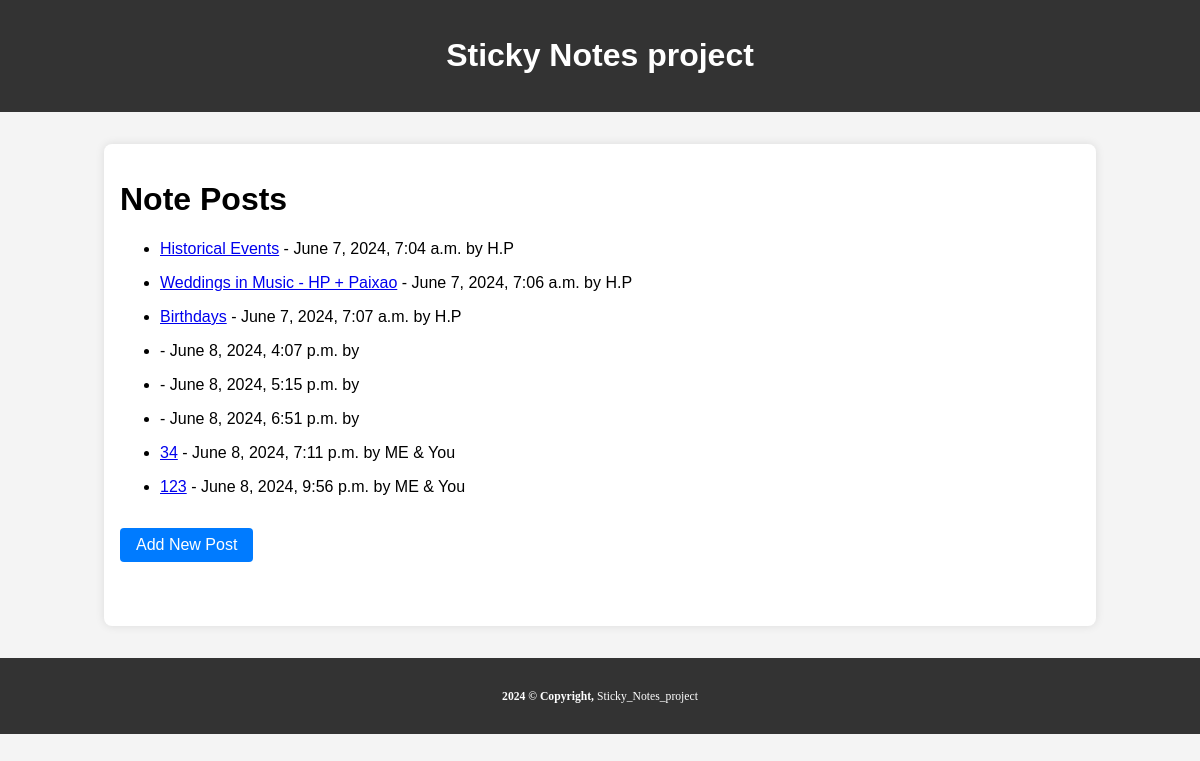
Before: / with the older database file.
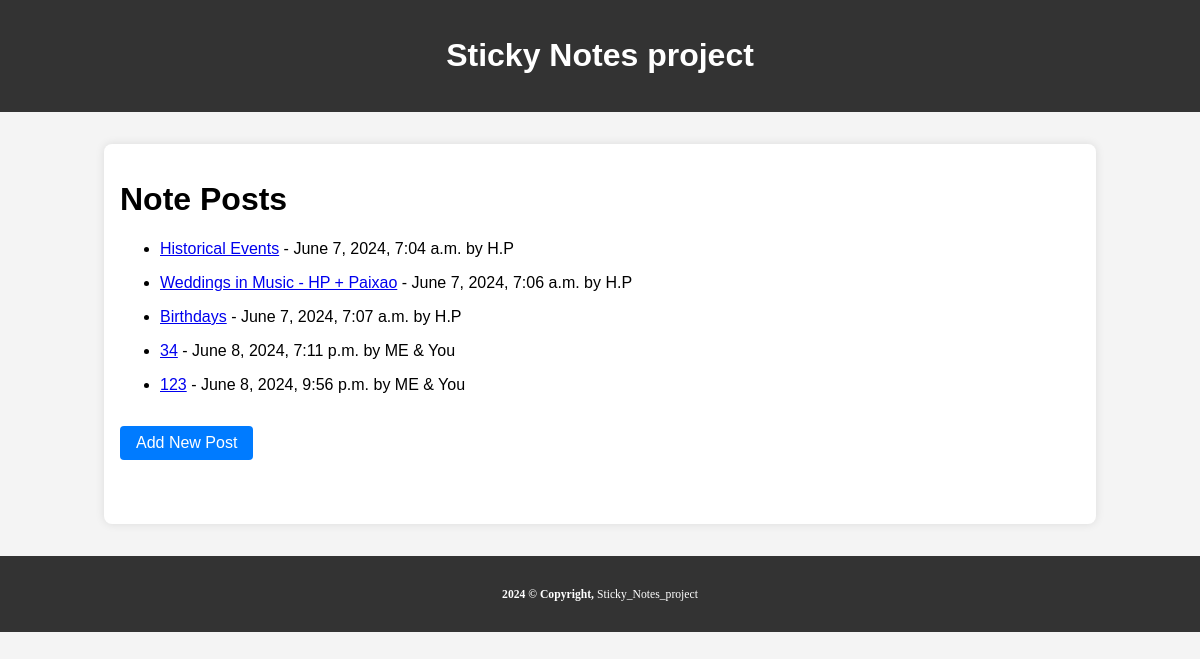
After: the same page with the newer database file.
### note_post/models.py (models this page shows, shortened)
class NotePost(models.Model):
    title = models.CharField(max_length=200)
    content = models.TextField()
    created_at = models.DateTimeField(auto_now_add=True)
    author = models.CharField(max_length=30)

### note_post/views.py (the view)
# urls.py: path('', views.index, name='index'),
def index(request):
    posts = NotePost.objects.all() # Grabbing all the records from the BlogPost table
    return render(request, 'note_post/index.html', {'posts': posts})

### note_post/templates/note_post/index.html (shortened to what this page needs)
{% extends "note_post/base.html" %}
{% block content %}
<div class="index-page">
    <h1>Note Posts</h1>
    {% for post in posts %}
    <ul>
        <li><a href="{% url 'view_post' post.id %}">{{ post.title }}</a> - {{ post.created_at }} by {{ post.author }}</a></li>
    </ul>
    {% endfor %}
        <a class="add-post-button" href="{% url 'add_post' %}">Add New Post</a>
</div>
{% endblock %}>

### note_post/templates/note_post/base.html (shortened to what this page needs)
{% load static %}
<!DOCTYPE html>
<html lang="en">
  <head>
</head>
<body>
    <div>
        {% include "note_post/partials/header.html" %}
    </div>
    <div class="container">
        {% block content %}{% endblock %}
    </div>
<div class="footer">
    {% include "note_post/partials/footer.html" %}
</div>
</body>
</html>

### note_post/templates/note_post/partials/header.html
<div class="header">
    <h1>Sticky Notes project</h1>
</div>

### note_post/templates/note_post/partials/footer.html
<div class="Copyright">
	<p><small>
		<b>2024 &copy; Copyright,</b> Sticky_Notes_project</small></p>
</div>

### note_post/templates/note_post/base.html (style rules this page uses)
body { font-family: Arial, sans-serif; margin: 0; padding: 0; background-color: #f4f4f4; }
.header { background-color: #333; color: #fff; text-align: center; padding: 1rem 0; }
.footer { background-color: #333; color: #ffffff; text-align: left; padding: 1rem 0; }
.copyright, p { text-align: center; font-family: verdana; font-size: 14px; text-decoration-color: #ffffff; }
.container { width: 80%; margin: 2rem auto; padding: 1rem; background-color: #fff; border-radius: 8px; box-shadow: 0 0 10px rgba(0, 0, 0, 0.1); }
.index-page, .add-post-page, .view-post-page, .edit-post-page { margin-bottom: 2rem; }
.add-post-button, .edit-post-button, .back-button { display: inline-block; margin: 1rem 0; padding: 0.5rem 1rem; background-color: #007bff; color: #fff; border-radius: 4px; cursor: pointer; text-decoration: none; }

Changed rows visible on the page:
removed NotePost: created_at "June 8, 2024, 4:07 p.m."
removed NotePost: created_at "June 8, 2024, 5:15 p.m."
removed NotePost: created_at "June 8, 2024, 6:51 p.m."
